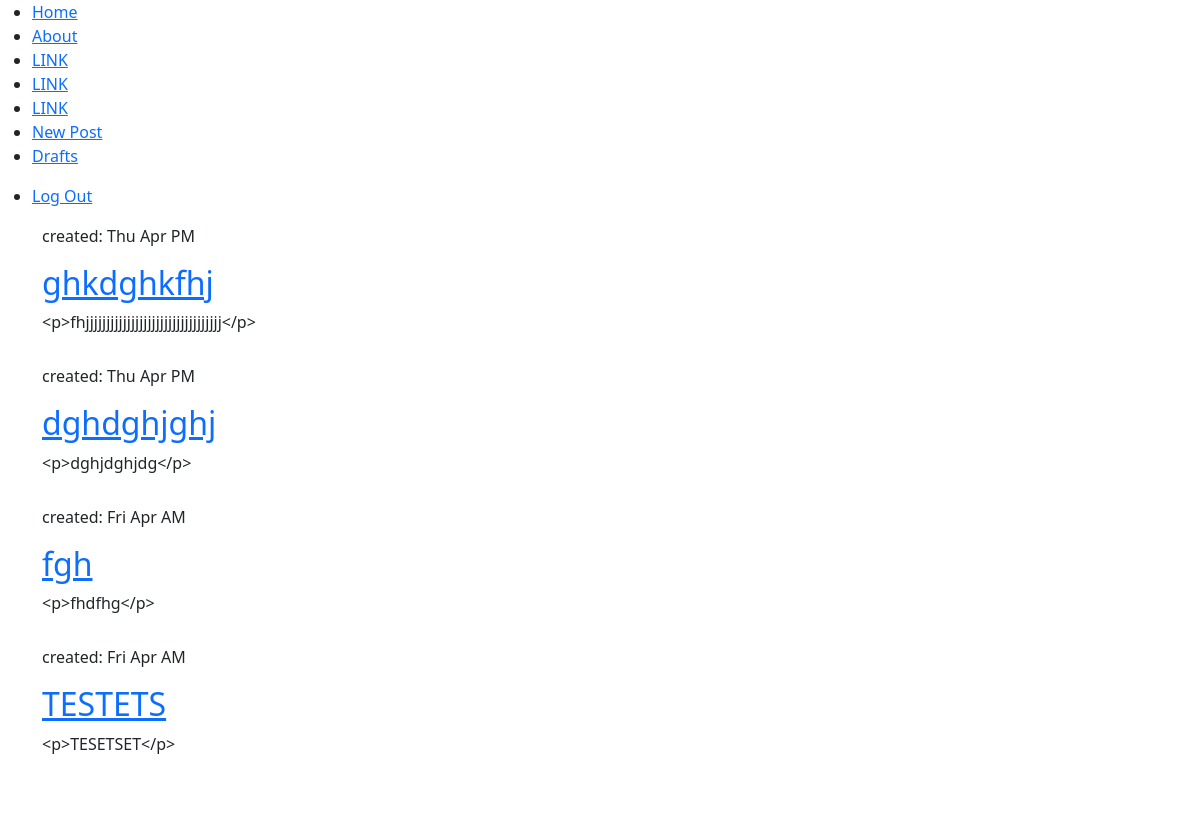
/drafts/ (signed in), run on an earlier commit of the app's database.
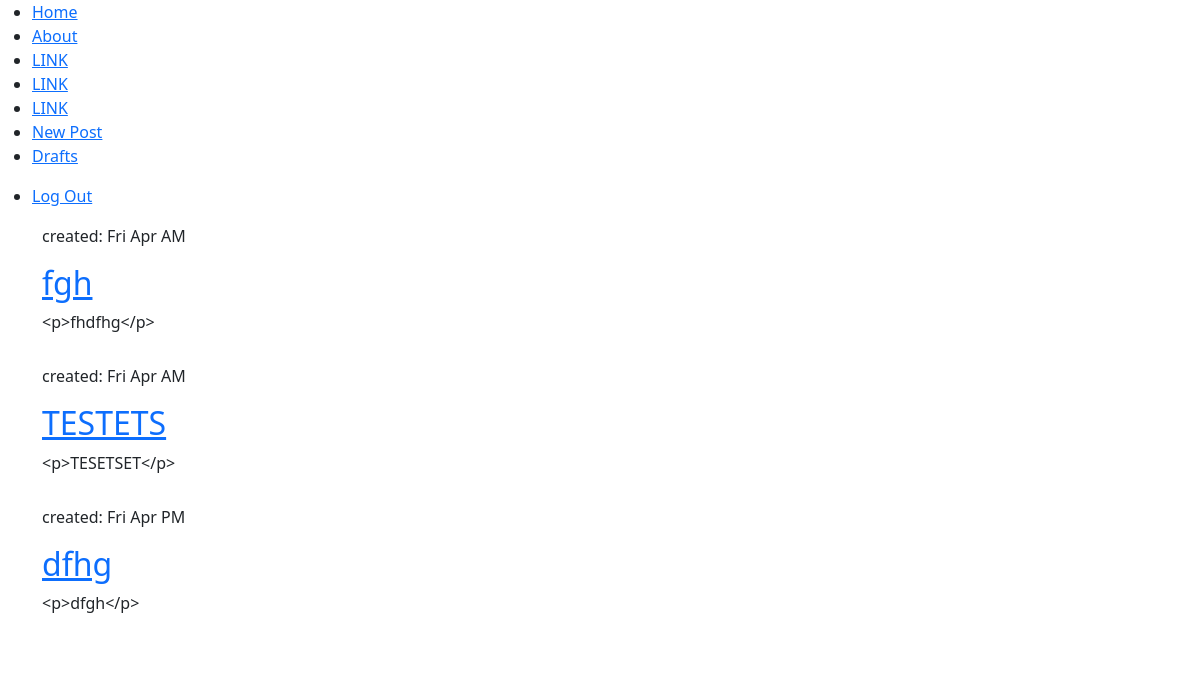
And on a later commit of the database.
### blog/models.py (models this page shows, shortened)
class Post(models.Model):
    author = models.ForeignKey('auth.User', on_delete=models.CASCADE)
    title = models.CharField(max_length=200)
    text = models.TextField()
    create_date = models.DateTimeField(default=timezone.now)
    published_date = models.DateTimeField(blank=True, null=True)

### blog/views.py (the view)
class DraftListView(LoginRequiredMixin, ListView):
    login_url = '/login/'
    redirect_field_name = 'blog/post_draft_list.html'
    model = Post
    def get_queryset(self):
        return Post.objects.filter(published_date__isnull=True).order_by('create_date')

### blog/templates/blog/post_draft_list.html (shortened to what this page needs)
{% extends 'blog/base.html' %}
{% block content %}
    {% for post in post_list %}
        <div class="block block_theme">
            <p class="date">created: {{ post.create_date|date:'D M A' }}</p>
            <h2><a href="{% url 'blog:post_detail' pk=post.pk %}">{{ post.title }}</a></h2>
            <p>{{ post.text|truncatechars:100 }}</p>
            {% include 'components/buttons.html' %}
        </div>
    {% endfor %}
{% endblock %}

What changed in the data, as far as the page shows it:
no longer on this page (row edited): Post: create_date "Thu Apr PM", title "ghkdghkfhj", text "<p>fhjjjjjjjjjjjjjjjjjjjjjjjjjjjjjjjjj</p>"
no longer on this page (row edited): Post: create_date "Thu Apr PM", title "dghdghjghj", text "<p>dghjdghjdg</p>"
added Post: create_date "Fri Apr PM", title "dfhg", text "<p>dfgh</p>"
